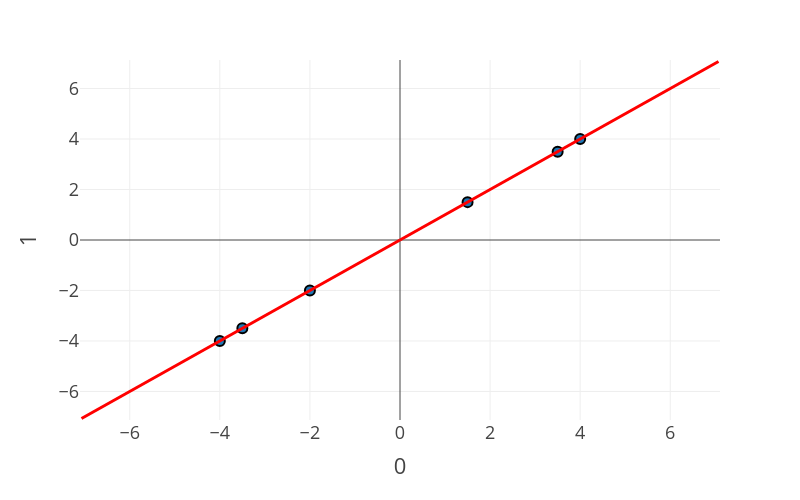

Source (notebook cell):
### Code cell
# Plot PC1
fig = px.scatter(df_reconstructed, x=0, y=1, width=800, height=500)
fig.update_traces(marker_size=10, marker_line_width=2, marker_line_color='black')
fig.add_shape(type='line', x0=0, y0=0, x1=eigenvectors[0, 0]*10, y1=eigenvectors[1, 0]*10, line=dict(color='red', width=3))
fig.add_shape(type='line', x0=0, y0=0, x1=eigenvectors[0, 0]*-10, y1=eigenvectors[1, 0]*-10, line=dict(color='red', width=3))
fig.show()

### Figure 1 — Plotly figure (JSON) as saved in the notebook; plotly's stock layout.template omitted (floating-point values rounded to 4 significant figures)
{"data": [{"hovertemplate": "0=%{x}<br>1=%{y}<extra></extra>", "legendgroup": "", "marker": {"color": "#1F77B4", "line": {"color": "black", "width": 2}, "size": 10, "symbol": "circle"}, "mode": "markers", "name": "", "orientation": "v", "showlegend": false, "type": "scatter", "x": [1.5, 4.0, 3.5, -2.0, -3.5, -4.0], "xaxis": "x", "y": [1.5, 4, 3.5, -2, -3.5, -4], "yaxis": "y"}], "layout": {"height": 500, "legend": {"tracegroupgap": 0}, "margin": {"t": 60}, "shapes": [{"line": {"color": "red", "width": 3}, "type": "line", "x0": 0, "x1": -7.071, "y0": 0, "y1": -7.071}, {"line": {"color": "red", "width": 3}, "type": "line", "x0": 0, "x1": 7.071, "y0": 0, "y1": 7.071}], "width": 800, "xaxis": {"anchor": "y", "domain": [0, 1], "title": {"text": "0"}}, "yaxis": {"anchor": "x", "domain": [0, 1], "title": {"text": "1"}}}}
